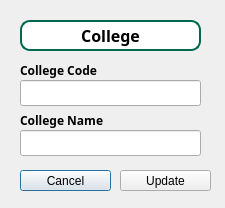
<?xml version="1.0" encoding="UTF-8"?>
<ui version="4.0">
 <class>EditCollegeDialog</class>
 <widget class="QDialog" name="EditCollegeDialog">
  <property name="geometry">
   <rect>
    <x>0</x>
    <y>0</y>
    <width>225</width>
    <height>208</height>
   </rect>
  </property>
  <property name="windowTitle">
   <string>Dialog</string>
  </property>
  <widget class="QLabel" name="AddCollege">
   <property name="geometry">
    <rect>
     <x>20</x>
     <y>20</y>
     <width>181</width>
     <height>31</height>
    </rect>
   </property>
   <property name="font">
    <font>
     <family>Rockwell</family>
     <pointsize>12</pointsize>
     <bold>true</bold>
    </font>
   </property>
   <property name="styleSheet">
    <string notr="true">background-color: white;
    border: 2px solid #00674F;
    border-radius: 10px;
    padding: 1px;
    box-shadow: 0 0 10px rgba(0, 0, 0, 0.5);
    color: black;</string>
   </property>
   <property name="text">
    <string>College</string>
   </property>
   <property name="alignment">
    <set>Qt::AlignmentFlag::AlignCenter</set>
   </property>
  </widget>
  <widget class="QLineEdit" name="CollegeCodeLine">
   <property name="geometry">
    <rect>
     <x>20</x>
     <y>80</y>
     <width>181</width>
     <height>26</height>
    </rect>
   </property>
  </widget>
  <widget class="QLabel" name="FirstName_5">
   <property name="geometry">
    <rect>
     <x>20</x>
     <y>60</y>
     <width>111</width>
     <height>20</height>
    </rect>
   </property>
   <property name="font">
    <font>
     <family>Rockwell</family>
     <italic>false</italic>
     <bold>true</bold>
    </font>
   </property>
   <property name="text">
    <string>College Code</string>
   </property>
  </widget>
  <widget class="QLabel" name="FirstName_6">
   <property name="geometry">
    <rect>
     <x>20</x>
     <y>110</y>
     <width>111</width>
     <height>20</height>
    </rect>
   </property>
   <property name="font">
    <font>
     <family>Rockwell</family>
     <italic>false</italic>
     <bold>true</bold>
    </font>
   </property>
   <property name="text">
    <string>College Name</string>
   </property>
  </widget>
  <widget class="QPushButton" name="CancelCollege">
   <property name="geometry">
    <rect>
     <x>20</x>
     <y>170</y>
     <width>91</width>
     <height>21</height>
    </rect>
   </property>
   <property name="minimumSize">
    <size>
     <width>91</width>
     <height>20</height>
    </size>
   </property>
   <property name="styleSheet">
    <string notr="true">QPushButton {
    background-color: #00674F;
    color: white;
    border: 2px solid #000000;
    border-radius: 5px;
     padding: 1px;
    box-shadow: 0 0 10px rgba(0, 0, 0, 0.5);
    color: white; 
}

/ Hover effect for the button */
QPushButton:hover {
    background-color: #944E63;
    border: 2px solid #944E63;
}</string>
   </property>
   <property name="text">
    <string>Cancel</string>
   </property>
  </widget>
  <widget class="QPushButton" name="UpdateCollege">
   <property name="geometry">
    <rect>
     <x>120</x>
     <y>170</y>
     <width>91</width>
     <height>21</height>
    </rect>
   </property>
   <property name="minimumSize">
    <size>
     <width>91</width>
     <height>20</height>
    </size>
   </property>
   <property name="styleSheet">
    <string notr="true">QPushButton {
    background-color: #00674F;
    color: white;
    border: 2px solid #000000;
    border-radius: 5px;
     padding: 1px;
    box-shadow: 0 0 10px rgba(0, 0, 0, 0.5);
    color: white; 
}

/ Hover effect for the button */
QPushButton:hover {
    background-color: #944E63;
    border: 2px solid #944E63;
}</string>
   </property>
   <property name="text">
    <string>Update</string>
   </property>
  </widget>
  <widget class="QLineEdit" name="CollegeNameLine">
   <property name="geometry">
    <rect>
     <x>20</x>
     <y>130</y>
     <width>181</width>
     <height>26</height>
    </rect>
   </property>
  </widget>
 </widget>
 <resources/>
 <connections/>
</ui>
